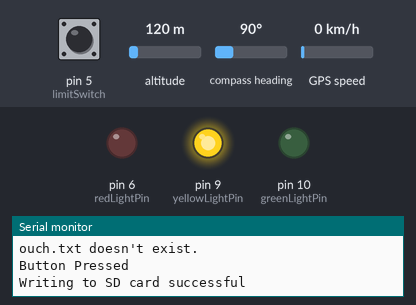
Bench run of a sketch on a simulated Arduino Uno, built for the host (arithmetic inside an expression is 32-bit, double 64-bit). Parts: output pins drawn as LEDs (lit = HIGH), the last lines printed to the serial monitor. The test bench sets the inputs (shaded band); at power-on: pin 5 (limitSwitch) HIGH, altitude 120 m, compass heading 90°, GPS speed 0 km/h. Storage starts empty; the GPS gets a fix after 3 s at 37.7749, -122.4194 with 8 satellites.

Above: at 0.1 s.
At 1.3 s:
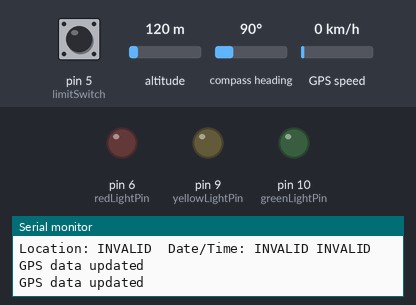
1.4 s: pin 5 (limitSwitch) pulled LOW for 3.2 s
At 5.0 s:
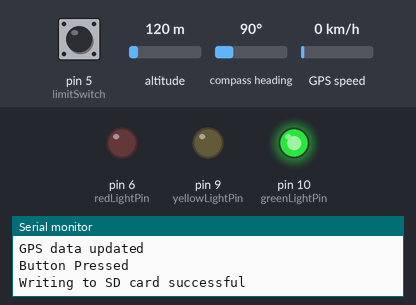
Timing chart, 0 to 6.7 s (numbered marks = the images above; inputs shaded):
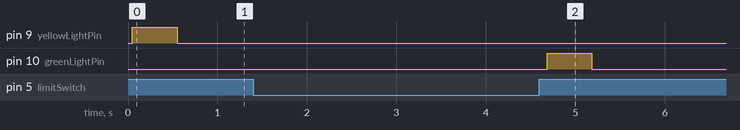

The sketch:

ouchButton_v2.ino
```cpp
// SD Card Libaries
#include <SD.h>
#include <SPI.h>

// GPS Libaries
#include <TinyGPSPlus.h>
#include <SoftwareSerial.h>
#include <ezButton.h>

// Timezone Adjustments
const int timezone_hours = 10;
const int timezone_minutes = 0;

// Time values
int hour;
int minute;
int second;
int centisecond;

//GPS Value Save
String dayValue = "";
String monthValue= "";
String yearValue = "";

float latValue;
float lngValue;

// Button ID
const int buttonID = 1;

// GPS RXD -> Uno TX. GPS TXD -> Uno RX
static const int RXPin = 7, TXPin = 3;

static const uint32_t GPSBaud = 9600;

// The TinyGPSPlus object
TinyGPSPlus gps;

// The serial connection to the GPS device
SoftwareSerial ss(RXPin, TXPin);

// Chip select
const int chipSelect = 4;

// Status Lights
const int redLightPin = 6;
const int yellowLightPin = 9;
const int greenLightPin = 10;

// Button Status Warnings
bool isSDCardFail = false;
bool isGPSFail = false;

// Big Button Config
ezButton limitSwitch(5);

// General Variables
int buttonValue;
File file;
bool buttonState = LOW;


 void setup() {
  // Led status indicator setup
  pinMode(redLightPin, OUTPUT);
  pinMode(yellowLightPin, OUTPUT);
  pinMode(greenLightPin, OUTPUT);

  digitalWrite(redLightPin, LOW);
  digitalWrite(yellowLightPin, LOW);
  digitalWrite(greenLightPin, LOW);

  Serial.begin(9600);
  limitSwitch.setDebounceTime(75);
  ss.begin(GPSBaud);
  while (!Serial){
      ;
    }
  Serial.print("Initialising SD Card...");
  if(!SD.begin(chipSelect)){
    Serial.println("initialising failed");
    isSDCardFail = true;
    digitalWrite(redLightPin, HIGH);
    while(1);
  }
  Serial.println("init done");
  if(SD.exists("ouch.txt")){
    Serial.println("ouch.txt exists.");
  }else{
    Serial.println("ouch.txt doesn't exist.");
  }

}
void loop() {
  // put your main code here, to run repeatedly:
  limitSwitch.loop();
  bool currentState = limitSwitch.getState();

  // GPS Moduel fail check
  if(ss.available() > 0)
  {
    captureGPSData();
  }

  if (currentState != buttonState) {
    if(currentState == HIGH)
    {
      Serial.println("Button Pressed");
      writeToSD();
    }
    buttonState = currentState;
  }
}

void writeToSD(){
  isGPSFail = false;
  file = SD.open("ouch.txt", FILE_WRITE);
  isSDCardFail = false;

  // Check to see the file has been successfully opened
  if(!file)
  {
    isSDCardFail = true;
    statusLightDisplay();
  }

  file.print("Button ID: ");
  file.print(buttonID);
  file.print(" Location: ");
  if (gps.location.isValid())
  {
    file.print(latValue, 6);
    file.print(",");
    file.print(lngValue, 6);
  }
  else
  {
    file.print("INVALID");
    isGPSFail = true;
  }
  file.print("  Date/Time: ");
  if (gps.date.isValid())
  {
    file.print(monthValue);
    file.print("/");
    file.print(dayValue);
    file.print("/");
    file.print(yearValue);
  }
  else
  {
    file.print("INVALID");
    isGPSFail = true;
  }
  file.print(" ");
  if (gps.time.isValid())
  {
    timeZoneAdjustment();

    if (hour < 10) file.print("0");
    file.print(hour);
    file.print(":");
    if (minute < 10) file.print("0");
    file.print(minute);
    file.print(":");
    if (second < 10) file.print("0");
    file.print(second);
    file.print(".");
    if (centisecond < 10) file.print("0");
    file.print(centisecond);
  }
  else
  {
    file.print("INVALID");
    isGPSFail = true;
  }
  file.println();

  Serial.println("Writing to SD card successful");
  file.close();
  statusLightDisplay();
  displayInfo();
}

void captureGPSData()
{
  if (gps.encode(ss.read()))
  {
    if (gps.date.isValid())
    {
      if (gps.date.isUpdated())
      {
        Serial.println("GPS data updated");
        monthValue = String(gps.date.month());
        dayValue = String(gps.date.day());
        yearValue = String(gps.date.year());

      }
    }
    if (gps.time.isValid())
    {
      if (gps.time.isUpdated())
      {
        hour = gps.time.hour();
        minute = gps.time.minute();
        second = gps.time.second();
        centisecond = gps.time.centisecond();
      }
    }
    if (gps.location.isValid())
    {
      if (gps.location.isUpdated())
      {
        latValue = gps.location.lat();
        lngValue = gps.location.lng();

      }
    }
  }
}

void gpsFailFilePrint()
{
  file = SD.open("ouch.txt", FILE_WRITE);
  isSDCardFail = false;
  // Check to see the file has been successfully opened
  if(!file)
  {
    isSDCardFail = true;
    statusLightDisplay();
  }
  file.print("Button ID: ");
  file.print(buttonID);
  file.print(" Location: INVALID  Date/Time: INVALID INVALID");
  statusLightDisplay();
}

void timeZoneAdjustment()
{
  hour = hour + timezone_hours;
  if(hour >= 24){
    hour = hour - 24;
  }
}

void statusLightDisplay()
{
  if(isSDCardFail == true)
  {
    digitalWrite(redLightPin, HIGH);
    delay(500);
    digitalWrite(redLightPin, LOW);
  }
  else if(isGPSFail == true)
  {
    digitalWrite(yellowLightPin, HIGH);
    delay(500);
    digitalWrite(yellowLightPin, LOW);
  }
  else
  {
    digitalWrite(greenLightPin, HIGH);
    delay(500);
    digitalWrite(greenLightPin, LOW);
  }
}


void displayInfo(){
  Serial.print(F("Location: "));
  if (gps.location.isValid())
  {
    Serial.print(latValue, 6);
    Serial.print(F(","));
    Serial.print(lngValue, 6);
  }
  else
  {
    Serial.print(F("INVALID"));
  }
  Serial.print(F("  Date/Time: "));
  if (gps.date.isValid())
  {
    Serial.print(monthValue);
    Serial.print(F("/"));
    Serial.print(dayValue);
    Serial.print(F("/"));
    Serial.print(yearValue);
  }
  else
  {
    Serial.print(F("INVALID"));
  }
  Serial.print(F(" "));
  if (gps.time.isValid())
  {
    timeZoneAdjustment();
    if (hour < 10) Serial.print(F("0"));
    Serial.print(hour);
    Serial.print(F(":"));
    if (minute < 10) Serial.print(F("0"));
    Serial.print(minute);
    Serial.print(F(":"));
    if (second < 10) Serial.print(F("0"));
    Serial.print(second);
    Serial.print(F("."));
    if (centisecond < 10) Serial.print(F("0"));
    Serial.print(centisecond);
  }
  else
  {
    Serial.print(F("INVALID"));
  }
  Serial.println();
}
```

Measured:
- after the input at 1.4 s, pin 10 (greenLightPin): LOW → HIGH after 3.3 s, → LOW 0.50 s later
